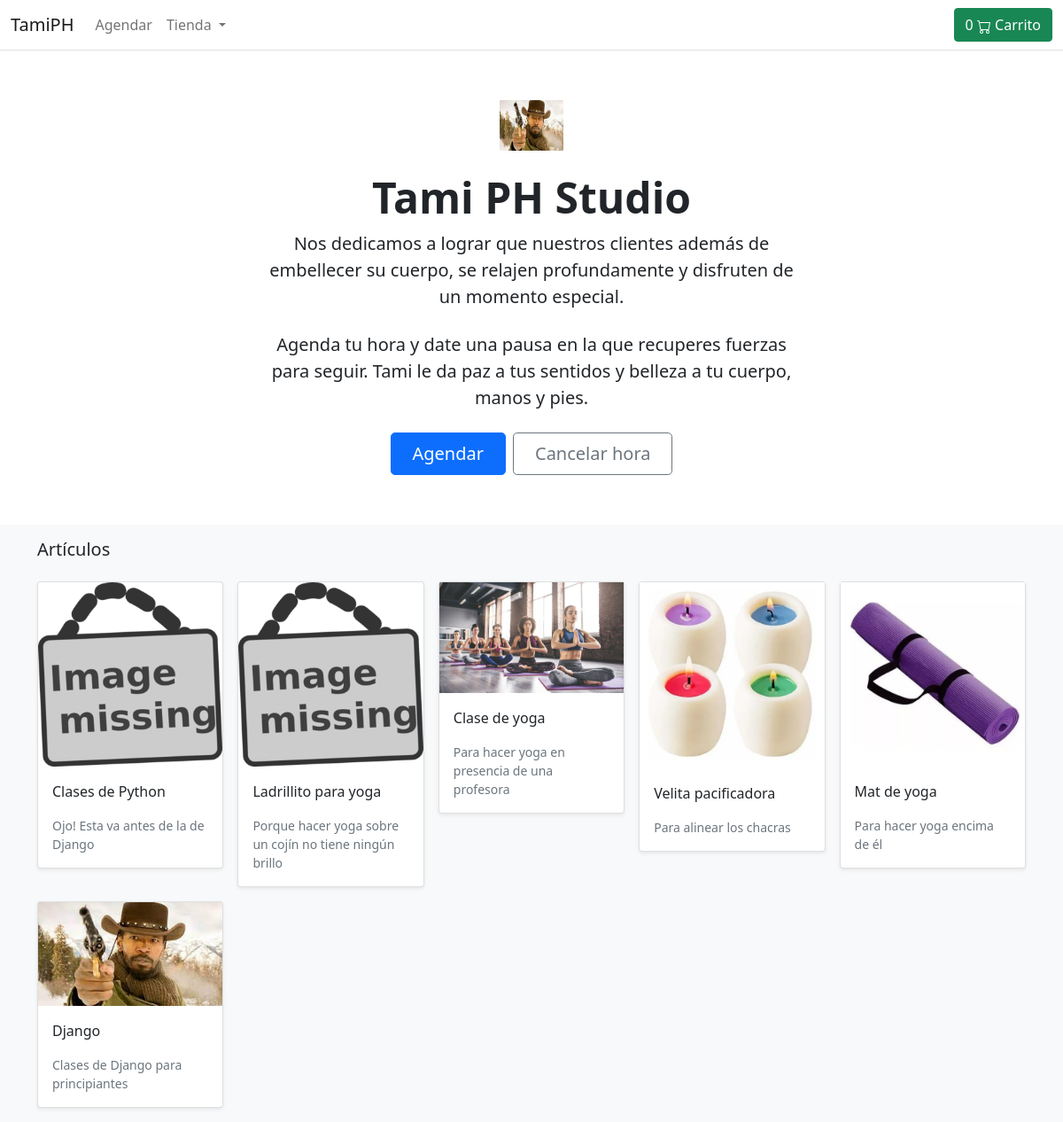
The page / on the database its author committed.
### store/models.py (models this page shows, shortened)
class Product(models.Model):
    category = models.ForeignKey(Category, related_name='category', on_delete=models.CASCADE)
    created_by = models.ForeignKey(User, related_name='product_creator', on_delete=models.CASCADE)
    name = models.CharField(max_length=255, unique=True)
    desc = models.TextField(blank=True)
    image = models.ImageField(upload_to='images/', default='images/default.jpeg')
    slug = models.SlugField(max_length=255, unique=True)
    price = models.IntegerField()
    in_stock = models.BooleanField(default=True)
    active = models.BooleanField(default=False)
    created_at = models.DateTimeField(auto_now_add=True)
    updated_at = models.DateTimeField(auto_now=True)
    objects = models.Manager()
    products = ProductManager()
    class Meta:
        verbose_name_plural = 'Products'
        ordering = ('-created_at',)
    def get_absolute_url(self):
        return reverse('store:product_detail', args=[self.slug])

### store/views.py (the view)
# urls.py: path('', views.ProductIndexView.as_view(), name='product_all'),
class ProductIndexView(generic.ListView):
    template_name = 'store/home.html'
    context_object_name = 'products'
    def get_queryset(self):
        return Product.products.all()

### basket/basket.py (called while the page is built)
    def __len__(self):
        return sum(item['product_qty'] for item in self.basket.values())

### store/context_processors.py (called while the page is built)
def categories(request):
    return {
        'categories': Category.objects.all()
        }

### store/models.py (called while the page is built)
    def get_queryset(self):
        return super(ProductManager, self).get_queryset().filter(active=True)

    def get_absolute_url(self):
        return reverse('store:category_detail', args=[self.slug])

### templates/store/home.html (shortened to what this page needs)
{% extends "./base.html" %}
{% load static %}
{% block content %}
    <div class="px-10 py-2 my-5 text-center">
      <img class="d-block mx-auto mb-4" src="/media/images/Django1.jpeg" alt="" width="72" height="57">
      <h1 class="display-5 fw-bold">Tami PH Studio</h1>
      <div class="col-lg-6 mx-auto">
        <p class="lead mb-4">Nos dedicamos a lograr que nuestros clientes además de embellecer su cuerpo, se relajen profundamente y disfruten de un momento especial.</p>
			<p class="lead mb-4">Agenda tu hora y date una pausa en la que recuperes fuerzas para seguir. Tami le da paz a tus sentidos y belleza a tu cuerpo, manos y pies.</p>
        <div class="d-grid gap-2 d-sm-flex justify-content-sm-center">
          <button type="button" class="btn btn-primary btn-lg px-4 gap-3">Agendar</button>
          <button type="button" class="btn btn-outline-secondary btn-lg px-4">Cancelar hora</button>
        </div>
      </div>
    </div>
	<div class="album py-3 bg-light">
	    <div class="container">
	      <div class="pb-3 h5">Artículos</div>
	      <div class="row row-cols-1 row-cols-sm-2 row-cols-md-5 g-3">
	        {% for product in products %}
	        <div class="col">
	          <div class="card shadow-sm">
	            <img class="img-fluid" alt="Responsive image" src="{{ product.image.url }}">
	            <div class="card-body">
	              <p class="card-text">
	                <a class="text-dark text-decoration-none" href={{ product.get_absolute_url }}>{{ product.name }}</a>
	              </p>
	              <div class="d-flex justify-content-between align-items-center">
	                <small class="text-muted" href="#">{{ product.desc }}</small>
	              </div>
	            </div>
	          </div>
	        </div>
	        {% endfor %}
	      </div>
	    </div>
	  </div>
{% endblock %}

### templates/store/base.html (shortened to what this page needs)
{% load static %}
<!DOCTYPE html>
<html>
<head>
	<link href="https://cdn.jsdelivr.net/npm/bootstrap@5.1.3/dist/css/bootstrap.min.css" rel="stylesheet">
</head>
<body>
	<header>
	        <nav class="navbar navbar-expand-md navbar-light bg-white border-bottom">
	            <div class="container-fluid">
	                <a class="navbar-brand" href="{% url 'store:product_all' %}">TamiPH</a>
	                <div class="collapse navbar-collapse" id="navbarCollapse">
	                    <ul class="navbar-nav me-auto mb-2 mb-md-0">
	                        <li class="nav-item active">
	                            <a class="nav-link" aria-current="page" href="/">Agendar</a>
	                        </li>
	                        <li class="nav-item dropdown">
	                            <a class="nav-link dropdown-toggle" href="#" id="navbarDropdown" role="button"
	                                data-bs-toggle="dropdown" aria-expanded="false">
	                                Tienda
	                            </a>
	                        </li>
	                    </ul>
	                </div>
					<a type="button" role="button" href="{% url "basket:basket_summary" %}" class="btn btn-success">
						<div id="basket-qty" class="d-inline-flex">
						{% with total_qty=basket|length %}
							{% if total_qty > 0 %}
								{{ total_qty }}
							{% else %}
								0
							{% endif %}
						{% endwith %}
						</div>
							Carrito</a>
	            </div>
	        </nav>
	    </header>
	<div id="content">{% block content %} {% endblock %}</div>
</body>
</html>

### rows shown on the page
Product: image (placeholder picture), name "Clases de Python", desc "Ojo! Esta va antes de la de Django"
Product: image (placeholder picture), name "Ladrillito para yoga", desc "Porque hacer yoga sobre un cojín no tiene ningún brillo"
Product: image (picture), name "Clase de yoga", desc "Para hacer yoga en presencia de una profesora"
Product: image (picture), name "Velita pacificadora", desc "Para alinear los chacras"
Product: image (picture), name "Mat de yoga", desc "Para hacer yoga encima de él"
Product: image (picture), name "Django", desc "Clases de Django para principiantes"
